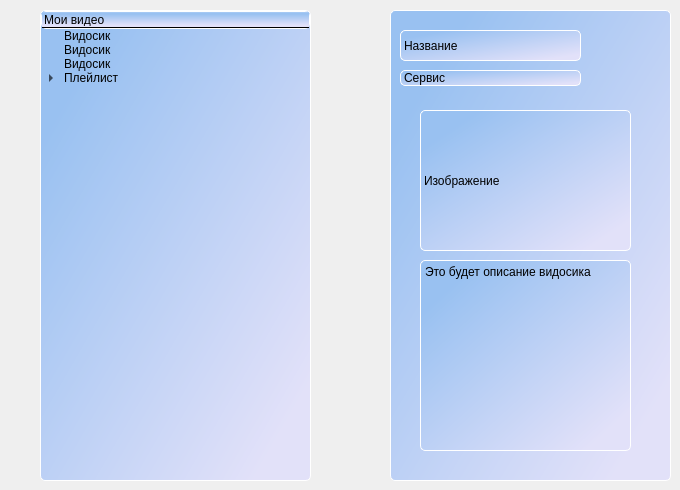
    <widget class="QWidget" name="albums">
     <widget class="QGroupBox" name="groupBox">
      <property name="geometry">
       <rect>
        <x>390</x>
        <y>10</y>
        <width>281</width>
        <height>471</height>
       </rect>
      </property>
      <property name="styleSheet">
       <string notr="true">border: 1px solid #ffffff;
border-radius: 5px;
background-color: qlineargradient(spread:pad, x1:0, y1:0, x2:1, y2:1, stop:0.140704 rgba(153, 193, 241, 255), stop:0.894472 rgba(226, 225, 249, 255));</string>
      </property>
      <property name="title">
       <string/>
      </property>
      <widget class="QLabel" name="Label_Video">
       <property name="geometry">
        <rect>
         <x>10</x>
         <y>20</y>
         <width>181</width>
         <height>31</height>
        </rect>
       </property>
       <property name="text">
        <string>Название</string>
       </property>
      </widget>
      <widget class="QLabel" name="Service">
       <property name="geometry">
        <rect>
         <x>10</x>
         <y>60</y>
         <width>181</width>
         <height>16</height>
        </rect>
       </property>
       <property name="text">
        <string>Сервис</string>
       </property>
      </widget>
      <widget class="QTextBrowser" name="textBrowser">
       <property name="geometry">
        <rect>
         <x>30</x>
         <y>250</y>
         <width>211</width>
         <height>191</height>
        </rect>
       </property>
       <property name="html">
        <string>&lt;!DOCTYPE HTML PUBLIC &quot;-//W3C//DTD HTML 4.0//EN&quot; &quot;http://www.w3.org/TR/REC-html40/strict.dtd&quot;&gt;
&lt;html&gt;&lt;head&gt;&lt;meta name=&quot;qrichtext&quot; content=&quot;1&quot; /&gt;&lt;style type=&quot;text/css&quot;&gt;
p, li { white-space: pre-wrap; }
&lt;/style&gt;&lt;/head&gt;&lt;body style=&quot; font-family:'Ubuntu'; font-size:11pt; font-weight:400; font-style:normal;&quot;&gt;
&lt;p style=&quot; margin-top:0px; margin-bottom:0px; margin-left:0px; margin-right:0px; -qt-block-indent:0; text-indent:0px;&quot;&gt;&lt;span style=&quot; font-family:'Segoe UI'; font-size:9pt;&quot;&gt;Это будет описание видосика&lt;/span&gt;&lt;/p&gt;&lt;/body&gt;&lt;/html&gt;</string>
       </property>
      </widget>
      <widget class="QLabel" name="IMG">
       <property name="geometry">
        <rect>
         <x>30</x>
         <y>100</y>
         <width>211</width>
         <height>141</height>
        </rect>
       </property>
       <property name="text">
        <string>Изображение</string>
       </property>
      </widget>
     </widget>
     <widget class="QTreeWidget" name="treeWidget">
      <property name="geometry">
       <rect>
        <x>40</x>
        <y>10</y>
        <width>271</width>
        <height>471</height>
       </rect>
      </property>
      <property name="styleSheet">
       <string notr="true">border: 1px solid #ffffff;
border-radius: 5px;
background-color: qlineargradient(spread:pad, x1:0, y1:0, x2:1, y2:1, stop:0.140704 rgba(153, 193, 241, 255), stop:0.894472 rgba(226, 225, 249, 255));</string>
      </property>
      <column>
       <property name="text">
        <string>Мои видео</string>
       </property>
      </column>
      <item>
       <property name="text">
        <string>Видосик</string>
       </property>
      </item>
      <item>
       <property name="text">
        <string>Видосик</string>
       </property>
      </item>
      <item>
       <property name="text">
        <string>Видосик</string>
       </property>
      </item>
      <item>
       <property name="text">
        <string>Плейлист</string>
       </property>
       <item>
        <property name="text">
         <string>Видосик</string>
        </property>
       </item>
       <item>
        <property name="text">
         <string>Видосик</string>
        </property>
       </item>
       <item>
        <property name="text">
         <string>Видосик</string>
        </property>
       </item>
       <item>
        <property name="text">
         <string>Видосик</string>
        </property>
       </item>
      </item>
     </widget>
    </widget>
